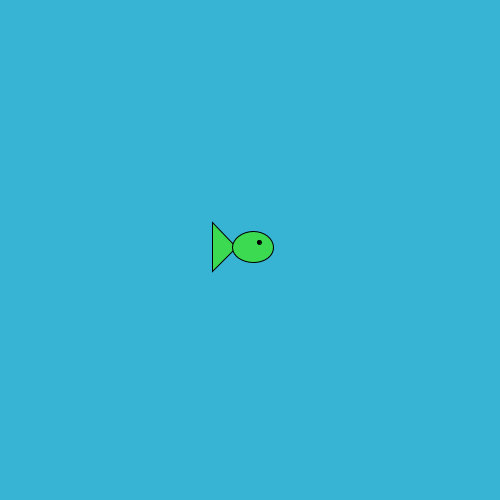
Frame 1 (no input)
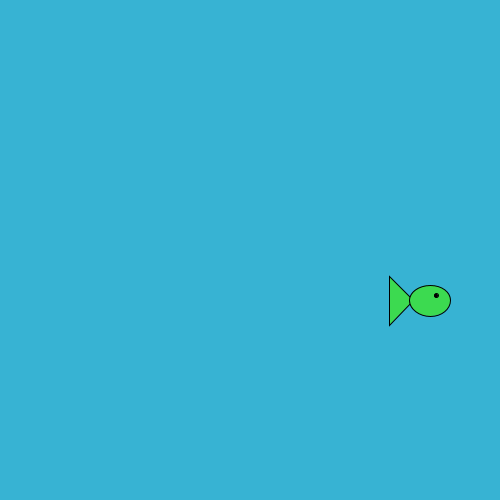
Frame 60 (the mouse pressed at the canvas centre just before this capture)
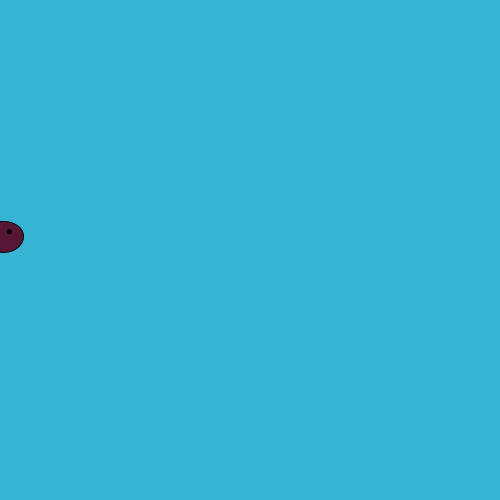
Frame 120 (the mouse held since frame 60 and released just before this capture)

The Processing sketch that drew these frames (run headless with seeded random() and noise(); from frame 60 on, the mouse is pressed at the canvas centre):

// Processing sketch: fish
// ── fish.pde
//Sea Creature
//Jan 2015

SeaCreature a;

void setup(){
  size(500,500);
  a=new SeaCreature(250,250);  
}

void draw(){
  background(55,179,211);
  a.swim();
  a.display(); 
}

// ── SeaCreature.pde
class SeaCreature {
  int x;
  float y;

  int radius;
  int speedx;
  float speedy;
  float r;
  float g;
  float b;
 
  float yvalue;

  SeaCreature(int startx,int starty) {
    radius=int(random(25, 50));
    x=startx;
    
    y=starty;
    speedx=int(random(3, 5));
    speedy=int(random(1, 2));
    r= random(0, 255);
    g=random(0, 255);
    b=random(0, 255);
  }

  void swim() {

    x=x+speedx;
    yvalue=x;
    
    speedy=3*sin(.02*yvalue);
    y=speedy+y;
    
    

    if (x>width+radius) {
      x=int(random(-2*radius, 0-radius));
      y=int(random(radius, height-radius));
      r= random(0, 255);
      g=random(0, 255);
      b=random(0, 255);
    }
    
    
  }


  void display() {
   
    fill( r, g, b);
   triangle(x-radius,y-.6*radius,x-.4*radius,y,x-radius,y+.6*radius);
    ellipse(x, y, radius, .75*radius);
    fill(0);
    ellipse(x+radius/6,y-radius/8,radius/10,radius/10);
    
    
   // ellipse(x,y,.5*radius,radius); 
    //triangle(x-.*radius,y-.25*radius,x,y-radius, x+.25*radius,y-.25*radius);  
     
  }
}
